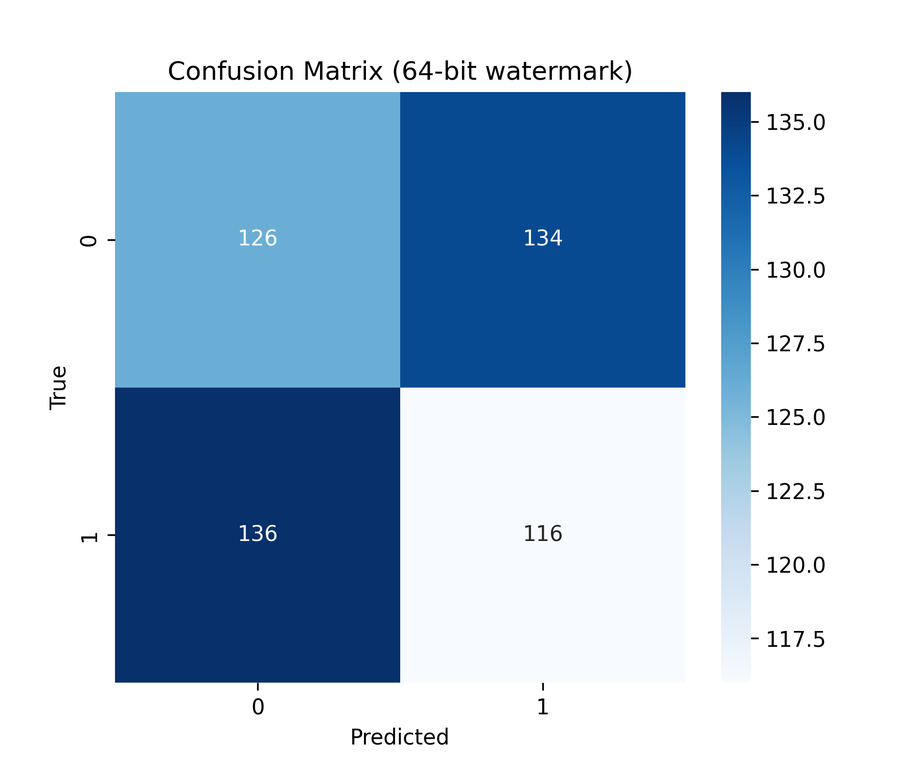
#> input picture Code/confusion_matrix.png, 920 x 767 px, shrunk from 1800 x 1500 before the run
$ python extract_dct_watermark.py --image ../confusion_matrix.png --num_bits 3
#> lines starting #> are read from the running program, lines starting #| are printed output that depends on the picture
### Code/PhotoMaker_Extensions/dct_watermark.py
import numpy as np
import cv2

# -----------------------------
# Utility: 8x8 DCT and IDCT
# -----------------------------
def dct2(block):
    return cv2.dct(block.astype(np.float32))

def idct2(block):
    return cv2.idct(block.astype(np.float32))

# ---------------------------------------------------
# Embed watermark bits into mid‑frequency DCT coeffs
# ---------------------------------------------------
# [43 lines left out: function embed_watermark, not called in this run]

# ---------------------------------------------------
# Extract watermark bits
# ---------------------------------------------------
def extract_watermark(image, num_bits):
    img = image.astype(np.float32)
    ycrcb = cv2.cvtColor(img, cv2.COLOR_BGR2YCrCb)
    Y = ycrcb[:, :, 0]

    h, w = Y.shape
    H = h - (h % 8)
    W = w - (w % 8)
    Y = Y[:H, :W]

    bits = []

    for i in range(0, H, 8):
        for j in range(0, W, 8):
            if len(bits) >= num_bits:
                break

            block = Y[i:i+8, j:j+8]
            dct_block = dct2(block)

            # Read the sign of the coefficient
            bits.append(1 if dct_block[2, 3] > 0 else 0)

    return bits

### Code/PhotoMaker_Extensions/extract_dct_watermark.py
# extract_dct_watermark.py
#
# Drop‑in script for extracting invisible DCT watermarks
# from PhotoMaker V2 output images.
#
# Usage:
#   python extract_dct_watermark.py --image path/to/image.png --num_bits 48
#
# For watermark text "PARESH":
#   6 characters × 8 bits = 48 bits

import argparse
import numpy as np
from PIL import Image
from pathlib import Path

# Import your DCT extraction function
from PhotoMaker_Extensions.dct_watermark import extract_watermark


def bits_to_text(bits):
    """Convert list of 0/1 bits into ASCII text."""
    chars = []
    for i in range(0, len(bits), 8):
        byte = bits[i:i+8]
        if len(byte) < 8:
            break
        chars.append(chr(int(''.join(map(str, byte)), 2)))
    return ''.join(chars)


def extract_from_image(image_path, num_bits):
    """Load image → extract bits → decode text."""
    img = Image.open(image_path).convert("RGB")
    np_img = np.array(img)

    bits = extract_watermark(np_img, num_bits)
    text = bits_to_text(bits)

    return text, ''.join(map(str, bits))


def main(image_path, num_bits):
    print("=" * 60)
    print("DCT Invisible Watermark Extraction")
    print("=" * 60)

    image_path = Path(image_path)
    if not image_path.exists():
        print(f"Error: Image not found → {image_path}")
        return

    print(f"Extracting watermark from: {image_path}")
    print(f"Expecting {num_bits} bits")

    text, bitstring = extract_from_image(image_path, num_bits)
#> in extract_watermark, `ycrcb = cv2.cvtColor(img, cv2.COLOR_BGR2YCrCb)`: ycrcb: shape (767, 920, 3) float32; mean of channels 0, 1, 2 198.8, 13.1, -14.4
#> in extract_watermark, `Y = ycrcb[:, :, 0]`:
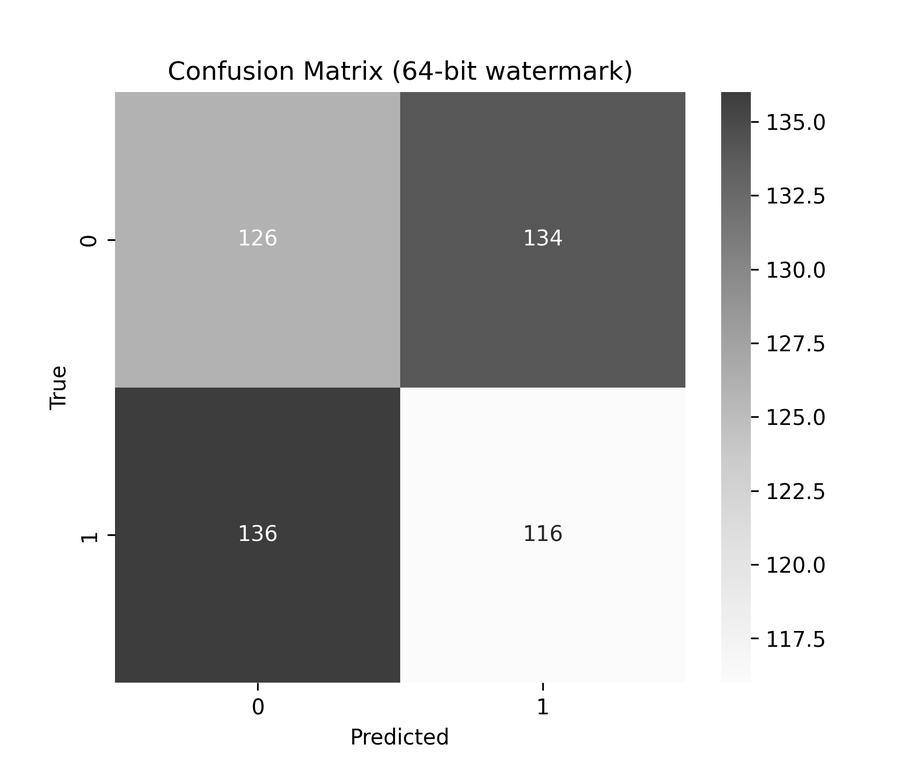
#> Y: shape (767, 920) float32; min 0, max 255, mean 198.3
#> in extract_watermark, `Y = Y[:H, :W]`:
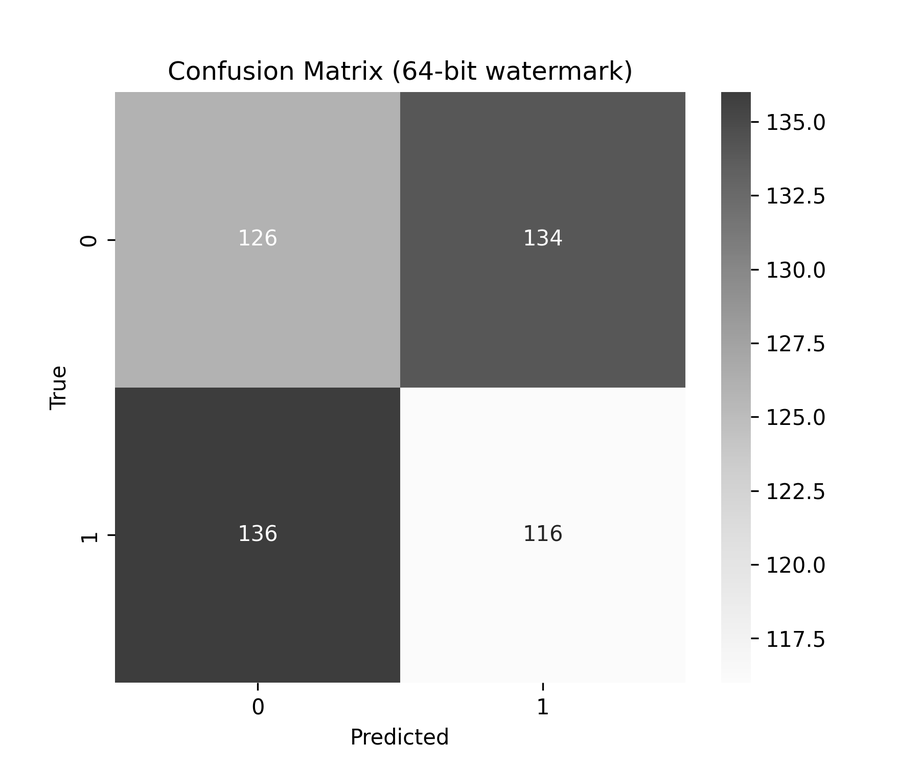
#> Y: shape (760, 920) float32; min 0, max 255, mean 197.8
#> after the loop in extract_watermark, `for i in range(0, H, 8):`: bits = [0, 0, 0]
#> the loop in bits_to_text, `for i in range(0, len(bits), 8):` made 1 pass
#> after the loop in bits_to_text, `for i in range(0, len(bits), 8):`: chars = []
#> in extract_from_image, `text = bits_to_text(bits)`: text = ''
#> text = ''; bitstring = '000'

    print("\nRecovered Bitstring:")
    print(bitstring)
#| 000

    print("\nRecovered Text:")
    print(text)

    print("\nDone.")


if __name__ == "__main__":
    parser = argparse.ArgumentParser()

    parser.add_argument("--image", type=str, required=True,
                        help="Path to the watermarked image")
    parser.add_argument("--num_bits", type=int, required=True,
                        help="Number of bits to extract (e.g., 48 for 'PARESH')")

    args = parser.parse_args()
    main(args.image, args.num_bits)
